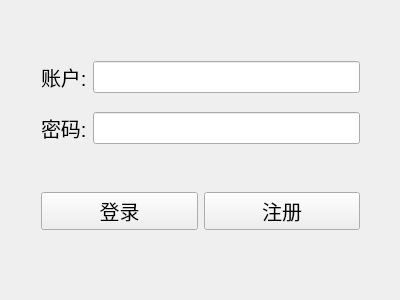
<?xml version="1.0" encoding="UTF-8"?>
<ui version="4.0">
 <class>accountOperate</class>
 <widget class="QWidget" name="accountOperate">
  <property name="geometry">
   <rect>
    <x>0</x>
    <y>0</y>
    <width>400</width>
    <height>300</height>
   </rect>
  </property>
  <property name="windowTitle">
   <string>slowCatChat</string>
  </property>
  <property name="windowIcon">
   <iconset resource="icons.qrc">
    <normaloff>:/icons/appIcon.png</normaloff>:/icons/appIcon.png</iconset>
  </property>
  <widget class="QWidget" name="layoutWidget">
   <property name="geometry">
    <rect>
     <x>30</x>
     <y>50</y>
     <width>341</width>
     <height>191</height>
    </rect>
   </property>
   <layout class="QVBoxLayout" name="verticalLayout_2">
    <item>
     <layout class="QVBoxLayout" name="verticalLayout">
      <item>
       <layout class="QHBoxLayout" name="horizontalLayout">
        <item>
         <widget class="QLabel" name="account_label">
          <property name="font">
           <font>
            <pointsize>15</pointsize>
           </font>
          </property>
          <property name="text">
           <string>账户:</string>
          </property>
         </widget>
        </item>
        <item>
         <widget class="QLineEdit" name="account_lineEdit">
          <property name="font">
           <font>
            <pointsize>15</pointsize>
           </font>
          </property>
         </widget>
        </item>
       </layout>
      </item>
      <item>
       <spacer name="verticalSpacer">
        <property name="orientation">
         <enum>Qt::Vertical</enum>
        </property>
        <property name="sizeHint" stdset="0">
         <size>
          <width>17</width>
          <height>13</height>
         </size>
        </property>
       </spacer>
      </item>
      <item>
       <layout class="QHBoxLayout" name="horizontalLayout_2">
        <item>
         <widget class="QLabel" name="pwd_label">
          <property name="font">
           <font>
            <pointsize>15</pointsize>
           </font>
          </property>
          <property name="text">
           <string>密码:</string>
          </property>
         </widget>
        </item>
        <item>
         <widget class="QLineEdit" name="pwd_lineEdit">
          <property name="font">
           <font>
            <pointsize>15</pointsize>
           </font>
          </property>
         </widget>
        </item>
       </layout>
      </item>
     </layout>
    </item>
    <item>
     <spacer name="verticalSpacer_2">
      <property name="orientation">
       <enum>Qt::Vertical</enum>
      </property>
      <property name="sizeHint" stdset="0">
       <size>
        <width>20</width>
        <height>13</height>
       </size>
      </property>
     </spacer>
    </item>
    <item>
     <layout class="QHBoxLayout" name="horizontalLayout_3">
      <item>
       <widget class="QPushButton" name="login_btn">
        <property name="font">
         <font>
          <pointsize>15</pointsize>
         </font>
        </property>
        <property name="text">
         <string>登录</string>
        </property>
        <property name="icon">
         <iconset resource="icons.qrc">
          <normaloff>:/icons/loginIcon.png</normaloff>:/icons/loginIcon.png</iconset>
        </property>
       </widget>
      </item>
      <item>
       <widget class="QPushButton" name="regist_btn">
        <property name="font">
         <font>
          <pointsize>15</pointsize>
         </font>
        </property>
        <property name="text">
         <string>注册</string>
        </property>
        <property name="icon">
         <iconset resource="icons.qrc">
          <normaloff>:/icons/registIcon.png</normaloff>:/icons/registIcon.png</iconset>
        </property>
       </widget>
      </item>
     </layout>
    </item>
   </layout>
  </widget>
 </widget>
 <layoutdefault spacing="6" margin="11"/>
 <resources>
  <include location="icons.qrc"/>
 </resources>
 <connections/>
</ui>
